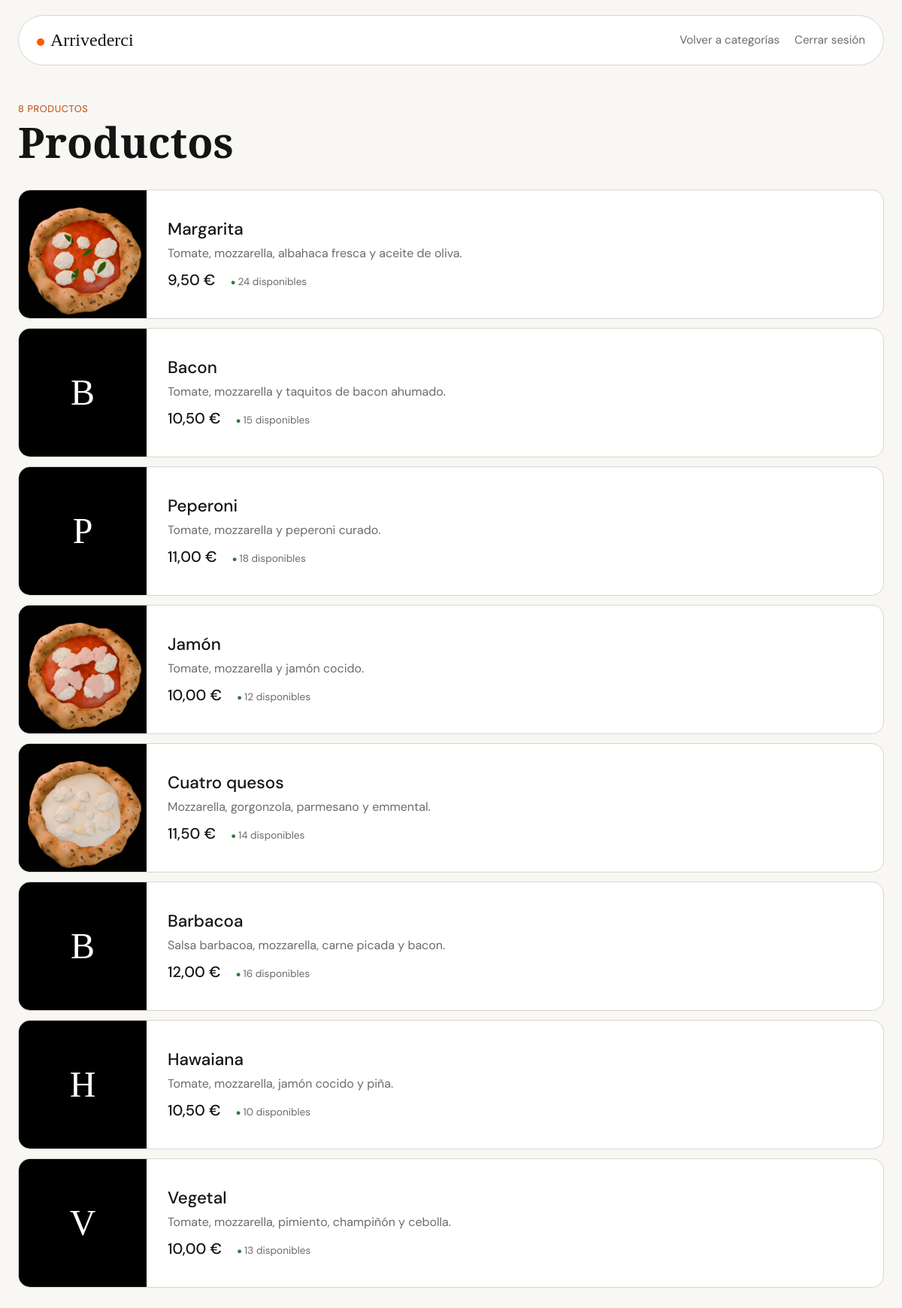
/productos.php?categoria=1 (signed in), run on the app's committed database.
### tables this page shows
CREATE TABLE IF NOT EXISTS producto (
    ID_Producto  INT AUTO_INCREMENT PRIMARY KEY,
    Nombre       VARCHAR(45)  NOT NULL,
    Descripcion  VARCHAR(200),
    Precio       DECIMAL(6,2) NOT NULL,
    Stock        INT          NOT NULL DEFAULT 0,   
    ID_Categoria INT          NOT NULL,
    FOREIGN KEY (ID_Categoria) REFERENCES categoria(ID_Categoria)
);

### clases/Producto.php (called while the page is built, shortened)
<?php
class Producto {
    private $id;
    private $nombre;
    private $descripcion;
    private $precio;
    private $stock;
    public function __construct($id, $nombre, $descripcion, $precio, $stock) {
        $this->id = $id;
        $this->nombre = $nombre;
        $this->descripcion = $descripcion;
        $this->precio = $precio;
        $this->stock = $stock;
    }
    public function getId() {
        return $this->id;
    }
    public function getNombre() {
        return $this->nombre;
    }
    public function getDescripcion() {
        return $this->descripcion;
    }
    public function getPrecio() {
        return $this->precio;
    }
    public function getStock() {
        return $this->stock;
    }
    public static function porCategoria($idCategoria) {
        $productos = [];
        $bd = BD::conectar();
        $stmt = $bd->prepare("SELECT * FROM producto WHERE ID_Categoria = :id");
        $stmt->execute(['id' => $idCategoria]);
        foreach($stmt as $fila){
            $productos[] = new Producto($fila["ID_Producto"], $fila["Nombre"], $fila["Descripcion"], $fila["Precio"], $fila["Stock"]);
        }
        return $productos;
    }
}
?>

### productos.php (the view, shortened to what this page needs)
<?php
    require_once __DIR__ . "/clases/Producto.php";
    $idCategoria = $_GET['categoria'];
    $productos = Producto::porCategoria($idCategoria);
?>
<!DOCTYPE html>
<html lang="es">
<head>
    <link rel="stylesheet" href="css/estilos.css">
</head>
<body>
    <header class="cabecera">
        <a class="marca" href="categorias.php">Arrivederci</a>
        <nav>
            <a href="categorias.php">Volver a categorías</a>
            <a href="logout.php">Cerrar sesión</a>
        </nav>
    </header>
    <main class="contenido">
        <p class="antetitulo"><?= count($productos) ?> productos</p>
        <h1>Productos</h1>
        <ul class="lista-productos">
            <?php foreach ($productos as $producto): ?>
                <?php $foto = 'img/productos/' . $producto->getId() . '.png'; ?>
                <li class="producto">
                    <?php if (file_exists(__DIR__ . '/' . $foto)): ?>
                        <img class="foto" src="<?= $foto ?>" alt="">
                    <?php else: ?>
                        <div class="sin-foto" aria-hidden="true"><?= htmlspecialchars(mb_substr($producto->getNombre(), 0, 1)) ?></div>
                    <?php endif; ?>
                    <div class="datos">
                        <h2><?= htmlspecialchars($producto->getNombre()) ?></h2>
                        <p class="descripcion"><?= htmlspecialchars($producto->getDescripcion()) ?></p>
                        <span class="precio"><?= number_format($producto->getPrecio(), 2, ',', '.') ?> €</span>
                        <span class="stock"><?= $producto->getStock() ?> disponibles</span>
                    </div>
                </li>
            <?php endforeach; ?>
        </ul>
    </main>
</body>
</html>

### css/estilos.css (style rules this page uses)
:root { --fondo: #f8f7f4; --tinta: #141414; --gris: #6b6b6b; --borde: #d9d6d0; --naranja: #ff5a00; --naranja-oscuro: #c24400; --naranja-suave: #fff1e8; --verde: #2e7d32; --error: #c62828; --blanco: #ffffff; --radio: 16px; --serif: "Playfair Display", Georgia, serif; --sans: "DM Sans", system-ui, sans-serif; }
* { box-sizing: border-box; }
body { margin: 0; font-family: var(--sans); color: var(--tinta); background: var(--fondo); line-height: 1.5; }
h1, h2 { margin: 0; }
a { color: inherit; }
img { max-width: 100%; display: block; }
.marca { font-family: var(--serif); font-size: 1.5rem; text-decoration: none; }
.cabecera { width: calc(100% - 3rem); max-width: 1232px; margin: 1.25rem auto 0; padding: 0.9rem 1.5rem; display: flex; align-items: center; justify-content: space-between; gap: 1rem; border: 1px solid var(--borde); border-radius: 999px; background: var(--blanco); }
.cabecera .marca::before { content: ""; display: inline-block; width: 10px; height: 10px; margin-right: 0.5rem; border-radius: 50%; background: var(--naranja); vertical-align: middle; }
.cabecera nav { display: flex; align-items: center; gap: 1.25rem; font-size: 0.95rem; }
.cabecera nav a { text-decoration: none; color: var(--gris); }
.contenido { max-width: 1280px; margin: 0 auto; padding: 3rem 1.5rem 4rem; }
.antetitulo { margin: 0 0 0.25rem; color: var(--naranja-oscuro); font-size: 0.8rem; text-transform: uppercase; letter-spacing: 0.05em; }
.contenido h1 { font-family: var(--serif); font-size: clamp(2.2rem, 5vw, 3.5rem); line-height: 1.1; margin-bottom: 2rem; }
.lista-productos { list-style: none; margin: 0; padding: 0; display: grid; gap: 0.75rem; }
.producto { display: grid; grid-template-columns: 170px 1fr; align-items: center; overflow: hidden; border: 1px solid var(--borde); border-radius: var(--radio); background: var(--blanco); }
.producto .foto { width: 170px; height: 170px; object-fit: cover; background: #000; }
.producto .sin-foto { width: 170px; height: 170px; display: grid; place-items: center; background: #000; color: var(--blanco); font-family: var(--serif); font-size: 3rem; }
.producto .datos { padding: 1.25rem 1.75rem; }
.producto h2 { font-size: 1.4rem; font-weight: 500; }
.producto .descripcion { margin: 0.25rem 0 0.5rem; color: var(--gris); }
.producto .precio { font-size: 1.25rem; font-weight: 500; margin-right: 1rem; }
.producto .stock { font-size: 0.85rem; color: var(--gris); white-space: nowrap; }
.producto .stock::before { content: "● "; color: var(--verde); font-size: 0.7rem; }

### data on the page
producto: shows a picture, Nombre "Margarita", Descripcion "Tomate, mozzarella, albahaca fresca y aceite de oliva.", Precio "9,50", Stock "24"
producto: Nombre "B", Nombre "Bacon", Descripcion "Tomate, mozzarella y taquitos de bacon ahumado.", Precio "10,50", Stock "15"
producto: Nombre "P", Nombre "Peperoni", Descripcion "Tomate, mozzarella y peperoni curado.", Precio "11,00", Stock "18"
producto: shows a picture, Nombre "Jamón", Descripcion "Tomate, mozzarella y jamón cocido.", Precio "10,00", Stock "12"
producto: shows a picture, Nombre "Cuatro quesos", Descripcion "Mozzarella, gorgonzola, parmesano y emmental.", Precio "11,50", Stock "14"
producto: Nombre "B", Nombre "Barbacoa", Descripcion "Salsa barbacoa, mozzarella, carne picada y bacon.", Precio "12,00", Stock "16"
producto: Nombre "H", Nombre "Hawaiana", Descripcion "Tomate, mozzarella, jamón cocido y piña.", Precio "10,50", Stock "10"
producto: Nombre "V", Nombre "Vegetal", Descripcion "Tomate, mozzarella, pimiento, champiñón y cebolla.", Precio "10,00", Stock "13"

### other printed values
count($productos) "8"
